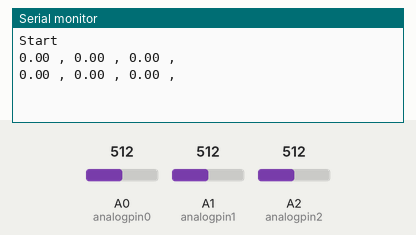
Simulated run of this sketch. Board: Arduino Uno, built with avr-gcc and run on an emulated ATmega328P. Shown: the last lines printed to the serial monitor. The test bench sets the inputs (shaded band); at power-on: A0 (analogpin0) = 512, A1 (analogpin1) = 512, A2 (analogpin2) = 512.

Above: at 1.8 s.
1.9 s: A0 (analogpin0) set to 716
At 2.7 s:
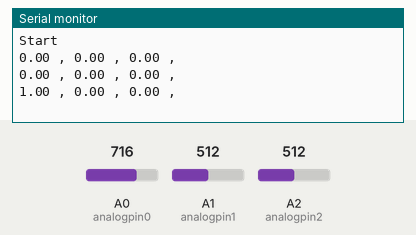
3.4 s: A1 (analogpin1) set to 716
At 4.7 s:
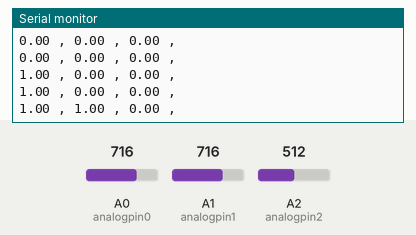
4.9 s: A2 (analogpin2) set to 716
At 5.8 s:
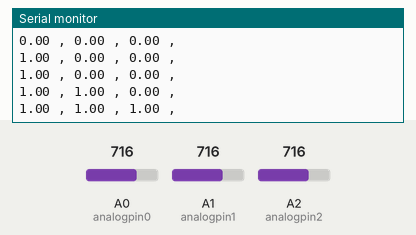
6.4 s: A0 (analogpin0) set to 900
At 7.7 s:
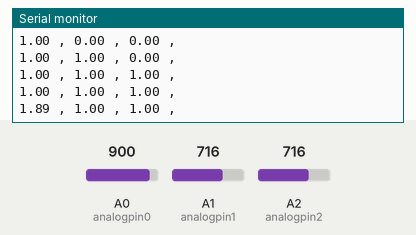
7.9 s: A1 (analogpin1) set to 900
At 8.8 s:
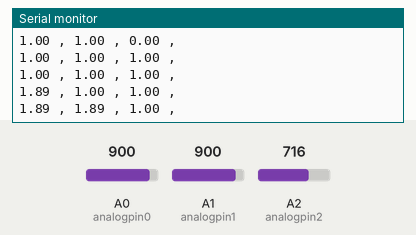
9.4 s: A2 (analogpin2) set to 900
At 10.4 s:
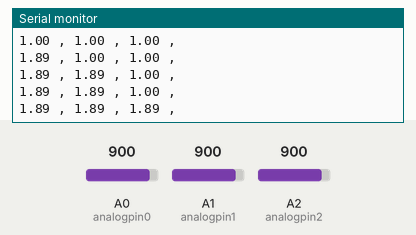
Timing chart, 0 to 11.9 s (numbered marks = the images above; inputs shaded):
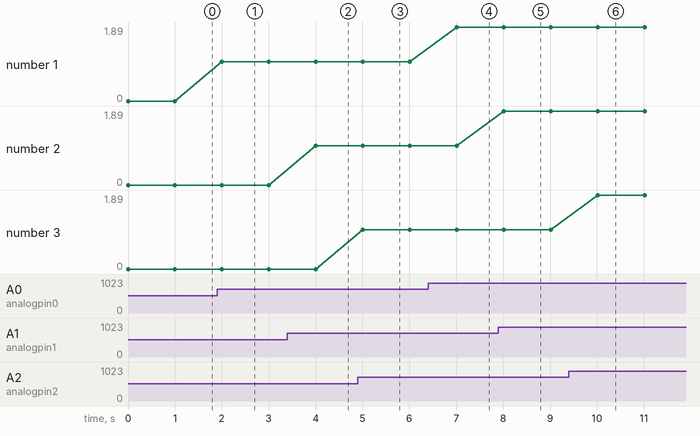

The sketch:

accel.ino
```cpp
int analogpin0 = 0;
int analogpin1 = 1;
int analogpin2 = 2;
int data;
float vol;
float g;

void setup(){
  Serial.begin(9600);
  Serial.println("Start");
}

void loop(){
  data = analogRead(analogpin0);
  data_out(data);
  data = analogRead(analogpin1);
  data_out(data);
  data = analogRead(analogpin2);
  data_out(data);

  Serial.println();
  delay(1000);


}

void data_out(int d){
  vol = (float)d / 1024.0 * 5.0;
  g = vol - 2.5 / 1.0;
  Serial.print(g);
  Serial.print(" , ");
}
```

Measured:
- after the input at 1.9 s, the serial monitor: prints a new line after 0.10 s (image 1)
- after the input at 3.4 s, the serial monitor: prints a new line after 0.61 s (image 2)
- after the input at 4.9 s, the serial monitor: prints a new line after 0.11 s (image 3)
- after the input at 6.4 s, the serial monitor: prints a new line after 0.61 s (image 4)
- after the input at 7.9 s, the serial monitor: prints a new line after 0.11 s (image 5)
- after the input at 9.4 s, the serial monitor: prints a new line after 0.62 s (image 6)
- plotted number 1: 0 → 1 after the input at 1.9 s, 1 → 1.89 after the input at 6.4 s
